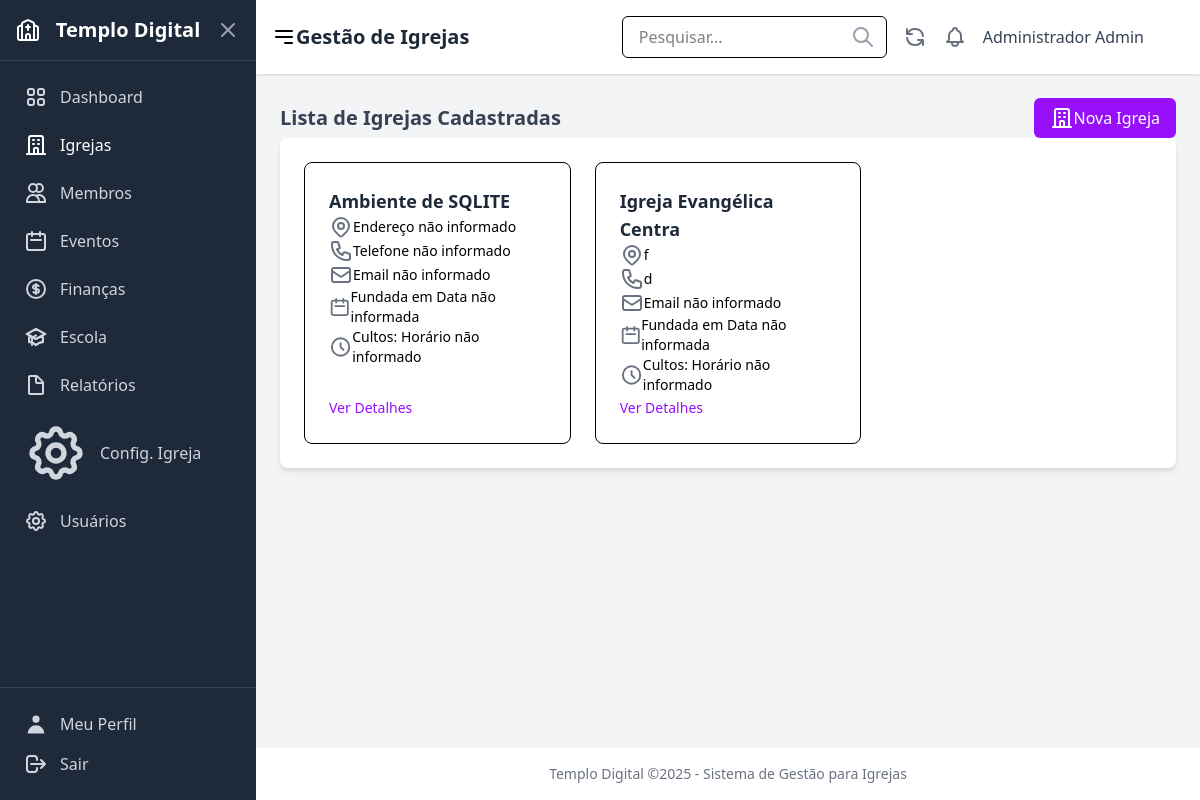
Screenshot of /igrejas/ (signed in) with the database file from the repository.
### users/models.py (models this page shows, shortened)
class CustomUser(AbstractUser):
    ROLE_CHOICES = [
        ('admin', 'Administrador'),
        ('pastor', 'Pastor'),
        ('secretario', 'Secretário'),
        ('tesoureiro', 'Tesoureiro'),
        ('lider', 'Líder'),
        ('membro', 'Membro'),
    ]
    role = models.CharField(
        _('Função'),
        max_length=20,
        choices=ROLE_CHOICES,
        default='membro',
        help_text=_('Define o nível de permissão do usuário no sistema')
    )
    phone = models.CharField(
        _('Telefone'),
        max_length=20,
        blank=True,
        null=True
    )
    address = models.TextField(
        _('Endereço'),
        blank=True,
        null=True
    )
    profile_image = models.ImageField(
        _('Imagem de Perfil'),
        upload_to='profile_images/',
        blank=True,
        null=True
    )
    class Meta:
        verbose_name = _('Usuário')
        verbose_name_plural = _('Usuários')

### churches/models.py (models this page shows, shortened)
class Church(models.Model):
    TYPE_CHOICES = [
        ('sede', 'Sede'),
        ('filial', 'Filial'),
    ]
    name = models.CharField(max_length=255, verbose_name="Nome")
    address = models.TextField(blank=True, null=True, verbose_name="Endereço")
    phone = models.CharField(max_length=20, blank=True, null=True, verbose_name="Telefone")
    email = models.EmailField(blank=True, null=True, verbose_name="Email")
    founded_date = models.DateField(blank=True, null=True, verbose_name="Data de Fundação")
    schedule = models.TextField(blank=True, null=True, verbose_name="Horários")
    church_type = models.CharField(max_length=10, choices=TYPE_CHOICES, blank=True, null=True, verbose_name="Tipo")
    description = models.TextField(blank=True, null=True, verbose_name="Descrição")
    created_at = models.DateTimeField(auto_now_add=True, verbose_name="Criado em")
    updated_at = models.DateTimeField(auto_now=True, verbose_name="Atualizado em")
    class Meta:
        verbose_name = "Igreja"
        verbose_name_plural = "Igrejas"
        ordering = ["name"]

### churches/views.py (the view)
# urls.py: path("", views.ChurchListView.as_view(), name="church_list"),
class ChurchListView(LoginRequiredMixin, ListView):
    model = Church
    template_name = 'churches/church_list.html'
    context_object_name = 'churches'
    paginate_by = 10
    def get_context_data(self, **kwargs):
        context = super().get_context_data(**kwargs)
        context['active_menu'] = 'churches'
        return context

### churches/templates/churches/church_list.html (shortened to what this page needs)
{% extends "core/base.html" %}
{% load static %}
{% block page_title %}Gestão de Igrejas{% endblock %}
{% block content %}
<div class="mb-6 flex justify-between items-center">
    <h2 class="text-xl font-semibold text-gray-700">Lista de Igrejas Cadastradas</h2>
    <a href="{% url 'churches:church_add' %}" class="px-4 py-2 bg-purple-600 text-white rounded-md hover:bg-purple-700 focus:outline-none focus:ring-2 focus:ring-offset-2 focus:ring-purple-500 flex items-center">
        Nova Igreja
    </a>
</div>
<div class="bg-white shadow-md rounded-lg overflow-hidden">
    <div class="grid grid-cols-1 md:grid-cols-2 lg:grid-cols-3 gap-6 p-6">
        {% for church in churches %}
        <div class="border border-gray-200 rounded-lg p-6 flex flex-col justify-between {% if church.tipo == 'SEDE' %}bg-purple-50{% else %}bg-yellow-50{% endif %}">
            <div>
                <h3 class="text-lg font-semibold text-gray-800 mb-2">{{ church.name }}</h3>
                <p class="text-sm text-gray-600 mb-1 flex items-center">
                    {{ church.address|default:"Endereço não informado" }}
                </p>
                <p class="text-sm text-gray-600 mb-1 flex items-center">
                    {{ church.phone|default:"Telefone não informado" }}
                </p>
                <p class="text-sm text-gray-600 mb-1 flex items-center">
                    {{ church.email|default:"Email não informado" }}
                </p>
                 <p class="text-sm text-gray-600 mb-1 flex items-center">
                    Fundada em {{ church.founded_date|date:"d/m/Y"|default:"Data não informada" }}
                </p>
                 <p class="text-sm text-gray-600 mb-1 flex items-center">
                    {% include 'icons/clock.html' %}
                    Cultos: {{ church.schedule|default:"Horário não informado" }}
                </p>
            </div>
            <div class="mt-4">
                <a href="{% url 'churches:church_detail' church.pk %}" class="text-sm text-purple-600 hover:text-purple-800 font-medium">Ver Detalhes</a>
            </div>
        </div>
        {% empty %}
        <p class="text-gray-500 col-span-full text-center py-10">Nenhuma igreja cadastrada ainda.</p>
        {% endfor %}
    </div>
</div>
{% endblock %}

### core/templates/core/base.html (shortened to what this page needs)
{% load static tailwind_tags %}
<!DOCTYPE html>
<html lang="pt-br">
  <head>
    {% tailwind_css %}
  </head>
  <body class="bg-gray-100 ml-64" x-data="{ isSidebarOpen: false }">
    <div class="flex min-h-screen">
      {% if user.is_authenticated %}
      <aside
        class="w-64 bg-gray-800 text-white flex flex-col fixed inset-y-0 left-0 z-30 transform -translate-x-full md:translate-x-0 transition-transform duration-300 ease-in-out"
        :class="{ 'translate-x-0': isSidebarOpen }"
        x-cloak
      >
      {% include "parts/sidebar.html" %}
        <div class="p-4 border-t border-gray-700">
          <a href="{% url 'users:profile' %}" class="flex items-center p-2 text-gray-300 hover:bg-gray-700 hover:text-white rounded-md mb-2">
            {% include 'icons/profile.html' %} <span class="ml-3">Meu Perfil</span>
          </a>
          <form method="post" action="{% url 'users:logout' %}">
            <button type="submit" class="flex items-center w-full p-2 text-gray-300 hover:bg-gray-700 hover:text-white rounded-md cursor-pointer">
                {% include 'icons/logout.html' %} <span class="ml-3">Sair</span>
            </button>
          </form>
        </div>
      </aside>
      {% endif %}
      <div class="flex-1 flex flex-col {% if user.is_authenticated %}md:ml-64{% endif %}">
          {% if user.is_authenticated %}
          <header class="bg-white shadow-sm p-4 flex justify-between items-center sticky top-0 z-10">
            <div class="flex items-center">
              <button @click="isSidebarOpen = !isSidebarOpen" class="md:hidden mr-4 text-gray-600 hover:text-gray-800">
                <svg class="w-6 h-6" fill="none" stroke="currentColor" viewBox="0 0 24 24" xmlns="http://www.w3.org/2000/svg"><path stroke-linecap="round" stroke-linejoin="round" stroke-width="2" d="M4 6h16M4 12h16m-7 6h7"></path></svg>
              </button>
              <h1 class="text-xl md:text-2xl font-semibold text-gray-800">
                {% block page_title %}Dashboard{% endblock %}
              </h1>
            </div>
            <div class="flex items-center space-x-4">
              <div class="relative hidden md:block">
                <input type="text" placeholder="Pesquisar..." class="px-4 py-2 border rounded-md focus:outline-none focus:ring-2 focus:ring-sky-500" />
                <span class="absolute right-3 top-1/2 transform -translate-y-1/2 text-gray-400">{% include 'icons/pesquisar.html' %}</span>
              </div>
              <button class="text-gray-500 hover:text-gray-700 hidden md:block">{% include 'icons/atualizar.html' %}</button>
              <button class="text-gray-500 hover:text-gray-700">{% include 'icons/notificacoes.html' %}</button>
              <div class="flex items-center space-x-2">
                <span class="text-gray-700 hidden sm:inline">{{ user.get_full_name|default:user.username }}</span>
                {% if user.profile_image %}
                  <img src="{{ user.profile_image.url }}" alt="User Avatar" class="w-8 h-8 rounded-full object-cover" />
                {% else %}
                  <div class="w-8 h-8 rounded-full bg-sky-500 flex items-center justify-center text-white font-semibold">
                  </div>
                {% endif %}
              </div>
            </div>
          </header>
          {% endif %}
          <main class="flex-grow p-6">
            {% block content %}{% endblock %}
          </main>
          {% if user.is_authenticated %}
          <footer class="bg-white text-center p-4 text-sm text-gray-500 mt-auto">
            <p>Templo Digital ©{% now 'Y' %} - Sistema de Gestão para Igrejas</p>
          </footer>
          {% endif %}
      </div>
    </div>
  </body>
</html>

### templates/icons/clock.html
<svg xmlns="http://www.w3.org/2000/svg" width="24" height="24"class="h-4 w-4 mr-2 text-gray-500" fill="none" viewBox="0 0 24 24" stroke="currentColor" stroke-width="2">
  <path stroke-linecap="round" stroke-linejoin="round" d="M12 8v4l3 3m6-3a9 9 0 11-18 0 9 9 0 0118 0z" />
</svg>

### rows the page displays
CustomUser: get_full_name "Administrador Admin"
Church: name "Ambiente de SQLITE", address "Endereço não informado", phone "Telefone não informado", email "Email não informado", founded_date "Data não informada", schedule "Horário não informado"
Church: name "Igreja Evangélica Centra", address "f", phone "d", email "Email não informado", founded_date "Data não informada", schedule "Horário não informado"
